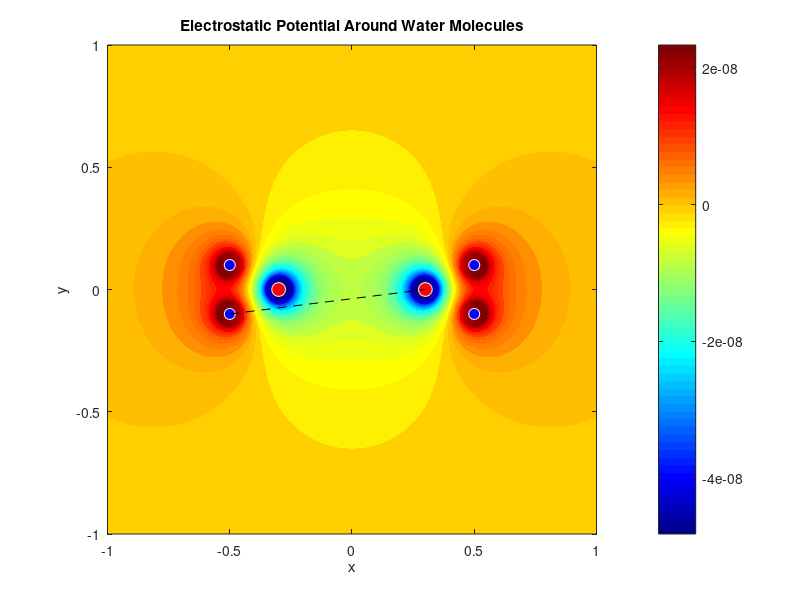

Write MATLAB code to recreate this figure.
clear; close all;

% Constants
K = 8.99e9;    % Coulomb constant 1/(4*pi*ε0)
e0 = 1.6e-19;  % Elementary charge
q_o = -2*e0;   % Oxygen charge (negative)
q_h = 1*e0;    % Hydrogen charge (positive)

% Create mesh grid
g = -1:0.01:1;
[xg, yg] = meshgrid(g);
d = 0.05;  % Radius of charge visualization

% First water molecule positions
x_o1 = -0.3; y_o1 = 0;        % Oxygen 1
x_h1a = -0.3-0.2; y_h1a = 0.1; % Hydrogen 1a
x_h1b = -0.3-0.2; y_h1b = -0.1; % Hydrogen 1b

% Second water molecule positions
x_o2 = 0.3; y_o2 = 0;        % Oxygen 2
x_h2a = 0.3+0.2; y_h2a = 0.1; % Hydrogen 2a
x_h2b = 0.3+0.2; y_h2b = -0.1; % Hydrogen 2b

% Calculate potential for each charge
V = zeros(size(xg));

% Function to calculate potential
function [V_part, idx] = calc_potential(xg, yg, q, xp, yp, K, d)
    xi = xg - xp;
    yi = yg - yp;
    R = sqrt(xi.^2 + yi.^2);
    V_part = q*K./R;
    idx = (R < d);
    V_max = K*q/d;
    V_part(idx) = V_max;
end

% Calculate for first water molecule
[V1, idx1] = calc_potential(xg, yg, q_o, x_o1, y_o1, K, d);
[V2, idx2] = calc_potential(xg, yg, q_h, x_h1a, y_h1a, K, d);
[V3, idx3] = calc_potential(xg, yg, q_h, x_h1b, y_h1b, K, d);

% Calculate for second water molecule
[V4, idx4] = calc_potential(xg, yg, q_o, x_o2, y_o2, K, d);
[V5, idx5] = calc_potential(xg, yg, q_h, x_h2a, y_h2a, K, d);
[V6, idx6] = calc_potential(xg, yg, q_h, x_h2b, y_h2b, K, d);

% Sum all potentials
V = V1 + V2 + V3 + V4 + V5 + V6;

% Plot
figure
contourf(xg, yg, V, 50, 'LineStyle', 'none')
colormap(jet)
hold on

% Plot charges
plot(x_o1, y_o1, 'wo', 'MarkerFaceColor', 'r', 'MarkerSize', 10) % Oxygen
plot(x_h1a, y_h1a, 'wo', 'MarkerFaceColor', 'b', 'MarkerSize', 8) % Hydrogen
plot(x_h1b, y_h1b, 'wo', 'MarkerFaceColor', 'b', 'MarkerSize', 8) % Hydrogen

plot(x_o2, y_o2, 'wo', 'MarkerFaceColor', 'r', 'MarkerSize', 10) % Oxygen
plot(x_h2a, y_h2a, 'wo', 'MarkerFaceColor', 'b', 'MarkerSize', 8) % Hydrogen
plot(x_h2b, y_h2b, 'wo', 'MarkerFaceColor', 'b', 'MarkerSize', 8) % Hydrogen

% Draw hydrogen bonds
plot([x_h1b, x_o2], [y_h1b, y_o2], 'k--')

colorbar
axis equal
title('Electrostatic Potential Around Water Molecules')
xlabel('x')
ylabel('y')

% Save figure
saveas(gcf, 'water_molecules_potential.png')
